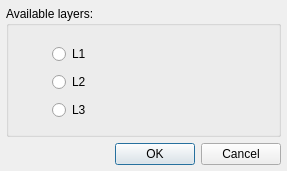
<?xml version="1.0" encoding="UTF-8"?>
<ui version="4.0">
 <class>Dialog_selectOneOfLayers</class>
 <widget class="QDialog" name="Dialog_selectOneOfLayers">
  <property name="windowModality">
   <enum>Qt::ApplicationModal</enum>
  </property>
  <property name="geometry">
   <rect>
    <x>0</x>
    <y>0</y>
    <width>287</width>
    <height>171</height>
   </rect>
  </property>
  <property name="sizePolicy">
   <sizepolicy hsizetype="Fixed" vsizetype="Fixed">
    <horstretch>0</horstretch>
    <verstretch>0</verstretch>
   </sizepolicy>
  </property>
  <property name="minimumSize">
   <size>
    <width>287</width>
    <height>171</height>
   </size>
  </property>
  <property name="maximumSize">
   <size>
    <width>287</width>
    <height>191</height>
   </size>
  </property>
  <property name="baseSize">
   <size>
    <width>287</width>
    <height>191</height>
   </size>
  </property>
  <property name="windowTitle">
   <string>Select starting background layer</string>
  </property>
  <layout class="QVBoxLayout" name="verticalLayout">
   <property name="leftMargin">
    <number>6</number>
   </property>
   <property name="topMargin">
    <number>6</number>
   </property>
   <property name="rightMargin">
    <number>6</number>
   </property>
   <property name="bottomMargin">
    <number>6</number>
   </property>
   <item>
    <widget class="QGroupBox" name="groupBox_availableLayers">
     <property name="title">
      <string>Available layers:</string>
     </property>
     <widget class="QWidget" name="verticalLayoutWidget">
      <property name="geometry">
       <rect>
        <x>40</x>
        <y>30</y>
        <width>191</width>
        <height>93</height>
       </rect>
      </property>
      <layout class="QVBoxLayout" name="verticalLayout_layers">
       <property name="leftMargin">
        <number>6</number>
       </property>
       <property name="topMargin">
        <number>6</number>
       </property>
       <property name="rightMargin">
        <number>6</number>
       </property>
       <property name="bottomMargin">
        <number>6</number>
       </property>
       <item>
        <widget class="QRadioButton" name="radioButton_L1">
         <property name="sizePolicy">
          <sizepolicy hsizetype="MinimumExpanding" vsizetype="Fixed">
           <horstretch>0</horstretch>
           <verstretch>0</verstretch>
          </sizepolicy>
         </property>
         <property name="text">
          <string>L1</string>
         </property>
        </widget>
       </item>
       <item>
        <widget class="QRadioButton" name="radioButton_L2">
         <property name="sizePolicy">
          <sizepolicy hsizetype="MinimumExpanding" vsizetype="Fixed">
           <horstretch>0</horstretch>
           <verstretch>0</verstretch>
          </sizepolicy>
         </property>
         <property name="text">
          <string>L2</string>
         </property>
        </widget>
       </item>
       <item>
        <widget class="QRadioButton" name="radioButton_L3">
         <property name="sizePolicy">
          <sizepolicy hsizetype="MinimumExpanding" vsizetype="Fixed">
           <horstretch>0</horstretch>
           <verstretch>0</verstretch>
          </sizepolicy>
         </property>
         <property name="text">
          <string>L3</string>
         </property>
        </widget>
       </item>
      </layout>
     </widget>
    </widget>
   </item>
   <item>
    <widget class="QDialogButtonBox" name="buttonsBox_Ok_Cancel">
     <property name="orientation">
      <enum>Qt::Horizontal</enum>
     </property>
     <property name="standardButtons">
      <set>QDialogButtonBox::Cancel|QDialogButtonBox::Ok</set>
     </property>
    </widget>
   </item>
  </layout>
 </widget>
 <resources/>
 <connections>
  <connection>
   <sender>buttonsBox_Ok_Cancel</sender>
   <signal>accepted()</signal>
   <receiver>Dialog_selectOneOfLayers</receiver>
   <slot>accept()</slot>
   <hints>
    <hint type="sourcelabel">
     <x>248</x>
     <y>254</y>
    </hint>
    <hint type="destinationlabel">
     <x>157</x>
     <y>274</y>
    </hint>
   </hints>
  </connection>
  <connection>
   <sender>buttonsBox_Ok_Cancel</sender>
   <signal>rejected()</signal>
   <receiver>Dialog_selectOneOfLayers</receiver>
   <slot>reject()</slot>
   <hints>
    <hint type="sourcelabel">
     <x>316</x>
     <y>260</y>
    </hint>
    <hint type="destinationlabel">
     <x>286</x>
     <y>274</y>
    </hint>
   </hints>
  </connection>
 </connections>
</ui>
